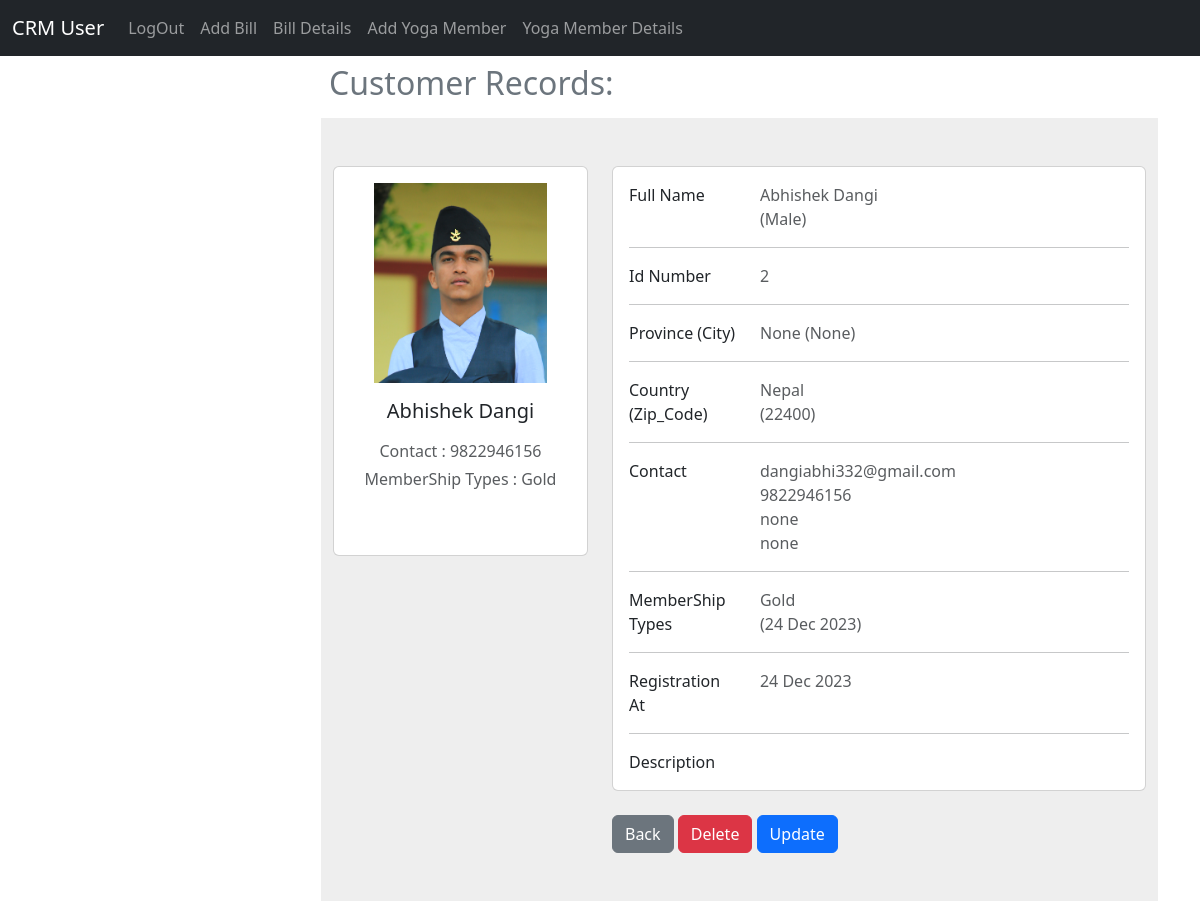
/user/yoga_member/2/ (signed in), run on the app's committed database.
### user_app/models.py (models this page shows, shortened)
class YogaMember(models.Model):
    first_name = models.CharField(max_length=100)
    last_name = models.CharField(max_length=100)
    gender = models.CharField(max_length=20, choices=[("male", "Male"),("female", "Female"),("other", "Other"),])
    images = models.ImageField(upload_to="YogaMember/%Y/%m/%d", blank=False)
    street_address = models.CharField(max_length=255, blank=True, null=True)
    street_address2 = models.CharField(max_length=255, blank=True, null=True)
    city = models.CharField(max_length=100, blank=True, null=True)
    state_province = models.CharField(max_length=100, blank=True, null=True)
    zip_code = models.CharField(max_length=20)
    country = models.CharField(max_length=100)
    email = models.EmailField(unique=True)
    date_of_birth = models.DateField()
    membership_types = models.CharField(max_length=20, choices= [("basic", "Basic"),("gold", "Gold"),], default="basic")
    date_of_signature = models.DateTimeField(default=timezone.now)
    contact = models.CharField(max_length=10)
    emergency_contact = models.CharField(max_length=10,blank=True, null=True)
    emergency_contact2 = models.CharField(max_length=10,blank=True, null=True)
    registration_date = models.DateField(auto_now_add=True)

### user_app/views.py (the view)
# urls.py: path('yoga_member/<int:pk>/', views.yoga_member, name='yoga_member'),
def yoga_member(request, pk):
    if request.user.is_authenticated:
        customer_record = YogaMember.objects.get(id=pk)
        return render(
            request, "user/yoga/yoga_member.html", {"customer_record": customer_record}
        )
    else:
        messages.success(request, "YOu Must Be")
        return redirect("home")

### templates/user/yoga/yoga_member.html (shortened to what this page needs)
{% extends 'user/base.html' %}
{% load static %}
{% block main %}
<div class="col-mb-6 offset-md-3">
     <h2 class="p-2 text-secondary">Customer Records:</h2>
     <section style="background-color: #eee;">
          <div class="container py-5">
               <form action="" method="post" name="signup">
                    <div class="row text-capitalize">
                         <div class="col-lg-4">
                              <div class="card mb-4">
                                   <div class="card-body text-center">
                                        <img src="{{customer_record.images.url}}" alt="{{customer_record.first_name}}"
                                             height="200px">
                                        <h5 class="my-3">{{customer_record.first_name}} {{customer_record.last_name}}
                                        </h5>
                                        <p class="text-muted mb-1">Contact : {{customer_record.contact}}</p>
                                        <p class="text-muted mb-5">MemberShip Types :
                                             {{customer_record.membership_types}}</p>
                                   </div>
                              </div>
                         </div>
                         <div class="col-lg-8">
                              <div class="card mb-4">
                                   <div class="card-body">
                                        <div class="row">
                                             <div class="col-sm-3">
                                                  <p class="mb-0">Full Name</p>
                                             </div>
                                             <div class="col-sm-9">
                                                  <p class="text-muted mb-0">{{customer_record.first_name}}
                                                       {{customer_record.last_name}} <br>({{customer_record.gender}})</p>
                                             </div>
                                        </div>
                                        <hr>
                                        <div class="row">
                                             <div class="col-sm-3">
                                                  <p class="mb-0">Id Number</p>
                                             </div>
                                             <div class="col-sm-9">
                                                  <p class="text-muted mb-0">{{customer_record.id}}</p>
                                             </div>
                                        </div>
                                        <hr>
                                        <div class="row">
                                             <div class="col-sm-3">
                                                  <p class="mb-0">Province (City)</p>
                                             </div>
                                             <div class="col-sm-9">
                                                  <p class="text-muted mb-0">{{customer_record.state_province}}
                                                       ({{customer_record.city}})</p>
                                             </div>
                                        </div>
                                        <hr>
                                        <div class="row">
                                             <div class="col-sm-3">
                                                  <p class="mb-0">Country (Zip_Code)</p>
                                             </div>
                                             <div class="col-sm-9">
                                                  <p class="text-muted mb-0">{{customer_record.country}} <br>
                                                       ({{customer_record.zip_code}})</p>
                                             </div>
                                        </div>
                                        <hr>
                                        <div class="row ">
                                             <div class="col-sm-3">
                                                  <p class="mb-0">Contact</p>
                                             </div>
                                             <div class="col-sm-9 text-lowercase">
                                                  <p class="text-muted mb-0">
                                                       {{customer_record.email}}<br>{{customer_record.contact}}<br>{{customer_record.emergency_contact}}<br>{{customer_record.emergency_contact2}}
                                                  </p>
                                             </div>
                                        </div>
                                        <hr>
                                        <div class="row">
                                             <div class="col-sm-3">
                                                  <p class="mb-0">MemberShip Types</p>
                                             </div>
                                             <div class="col-sm-9">
                                                  <p class="text-muted mb-0">{{customer_record.membership_types}}<br> ({{customer_record.date_of_signature| date:"d M Y"}})</p>
                                             </div>
                                        </div>
                                        <hr>
                                        <div class="row">
                                             <div class="col-sm-3">
                                                  <p class="mb-0">Registration At</p>
                                             </div>
                                             <div class="col-sm-9">
                                                  <p class="text-muted mb-0">{{customer_record.registration_date | date:"d M Y"}}</p>
                                             </div>
                                        </div>
                                        <hr>
                                        <div class="row">
                                             <div class="col-sm-3">
                                                  <p class="mb-0">Description</p>
                                             </div>
                                             <div class="col-sm-9">
                                             </div>
                                        </div>
                                   </div>
                              </div>
                              <a href="{% url 'yoga_details' %}" class="btn btn-secondary">Back</a>
                              <a href="{% url 'delete_yoga' customer_record.pk %}" class="btn btn-danger">Delete</a>
                              <a href="{% url 'update_yoga' customer_record.pk %}" class="btn btn-primary">Update</a>
                         </div>
                    </div>
               </form>
          </div>
     </section>
</div>
{% endblock main %}

### data on the page
YogaMember: images (picture), first_name "Abhishek", last_name "Dangi", contact "9822946156", membership_types "Gold", gender "Male", id "2", state_province "None", city "None", country "Nepal", zip_code "22400", email "dangiabhi332@gmail.com", emergency_contact "none", emergency_contact2 "none", date_of_signature "24 Dec 2023", registration_date "24 Dec 2023"
